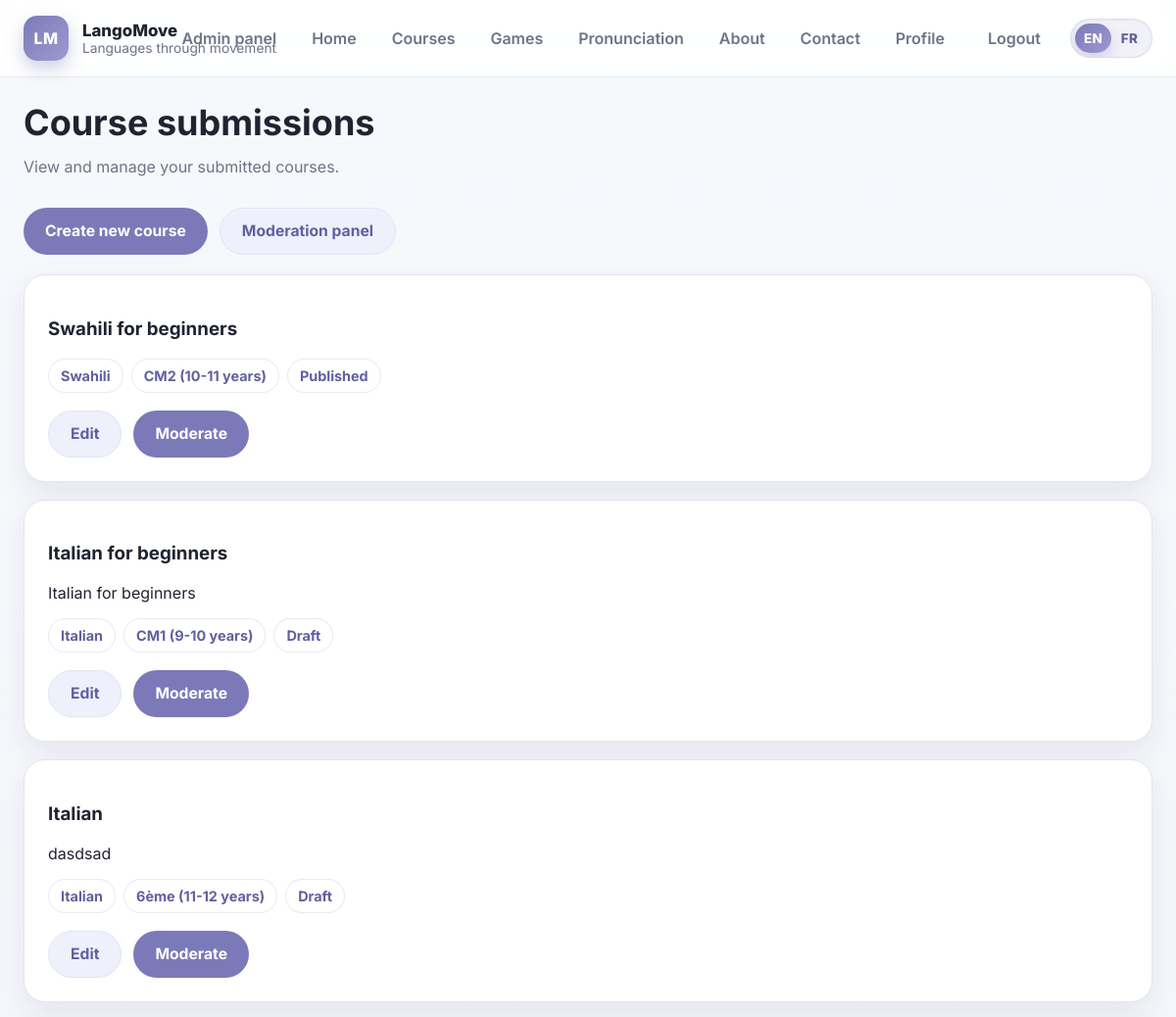
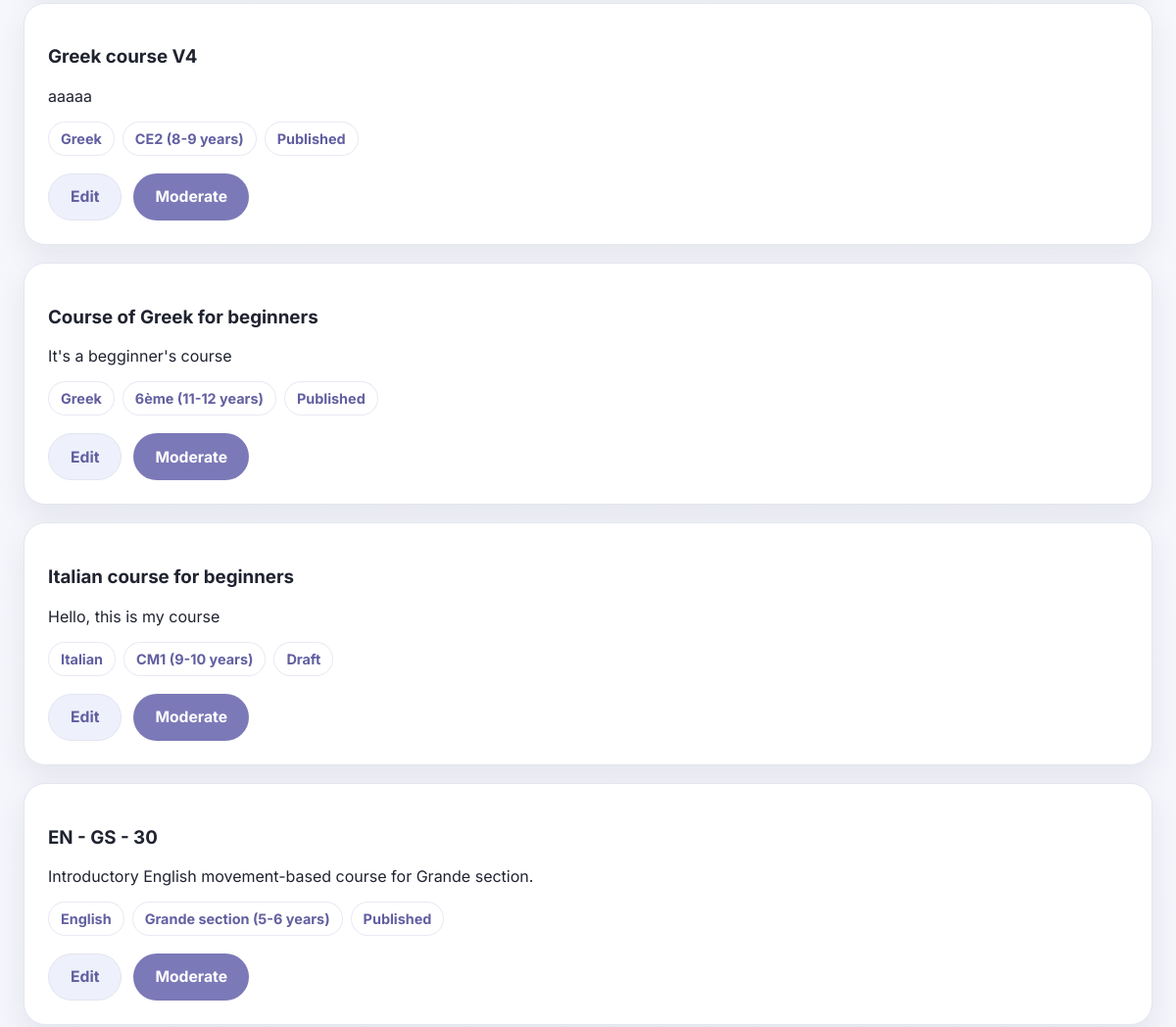
The page /course-submissions/ (signed in, upper part) on the database as committed earlier (2 pictures, top to bottom).
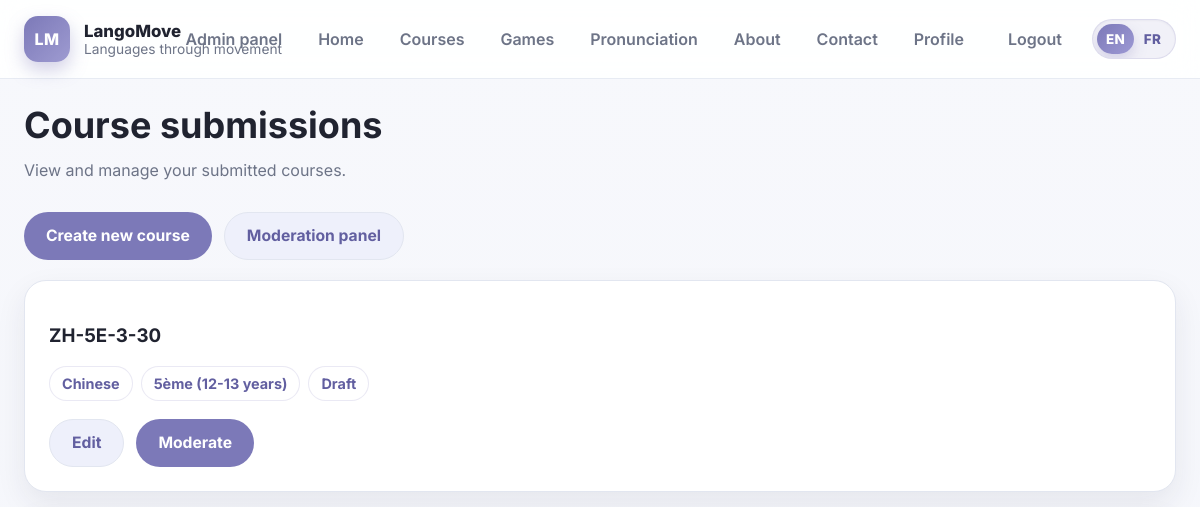
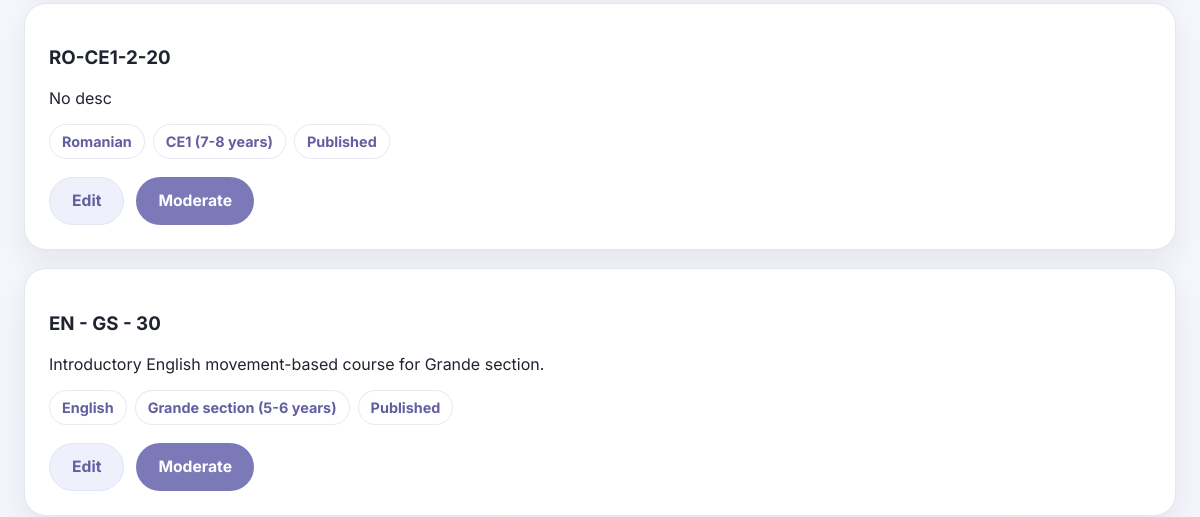
The same page on the database as committed later (2 pictures, top to bottom).
### apps/curriculum/models.py (models this page shows, shortened)
class TimeStampedModel(models.Model):
    created_at = models.DateTimeField(auto_now_add=True)
    updated_at = models.DateTimeField(auto_now=True)
    class Meta:
        abstract = True

class Course(TimeStampedModel):
    title = models.CharField(max_length=255)
    language = models.ForeignKey(
        Language,
        on_delete=models.PROTECT,
        related_name="courses",
    )
    age_group = models.ForeignKey(
        AgeGroup,
        on_delete=models.PROTECT,
        related_name="courses",
        null=True,
        blank=True,
    )
    sessions_count = models.PositiveIntegerField(default=0)
    minutes_per_session = models.PositiveIntegerField(default=0)
    description = models.TextField(blank=True)
    card_image = models.URLField(blank=True, max_length=1000)
    slug = models.SlugField(max_length=255, unique=True)
    display_order = models.PositiveIntegerField(default=9999)
    status = models.CharField(
        max_length=20,
        choices=CourseStatus.choices,
        default=CourseStatus.DRAFT,
        db_index=True,
    )
    created_by = models.ForeignKey(
        settings.AUTH_USER_MODEL,
        on_delete=models.SET_NULL,
        null=True,
        blank=True,
        related_name="courses_created",
    )
    approved_by = models.ForeignKey(
        settings.AUTH_USER_MODEL,
        on_delete=models.SET_NULL,
        null=True,
        blank=True,
        related_name="courses_approved",
    )
    approved_at = models.DateTimeField(null=True, blank=True)
    moderation_notes = models.TextField(blank=True)
    class Meta:
        ordering = ["display_order", "title"]

class Language(TimeStampedModel):
    name = models.CharField(max_length=120, unique=True)
    code = models.CharField(max_length=10, unique=True)
    slug = models.SlugField(max_length=140, unique=True)
    flag = models.CharField(max_length=10, blank=True, default="🌍")
    created_at = models.DateTimeField(auto_now_add=True)
    updated_at = models.DateTimeField(auto_now=True)
    class Meta:
        ordering = ["name"]

class AgeGroup(TimeStampedModel):
    name = models.CharField(max_length=100, unique=True)
    education_stage = models.CharField(max_length=100, blank=True)
    label = models.CharField(max_length=150, blank=True)
    min_age = models.PositiveIntegerField(null=True, blank=True)
    max_age = models.PositiveIntegerField(null=True, blank=True)
    display_order = models.PositiveIntegerField(default=9999)
    class Meta:
        ordering = ["display_order", "name"]

### apps/website/views/course_submission.py (the view, shortened to what this page needs)
# urls.py: path("course-submissions/", course_submission_list_view, name="course-submission-list"),
@login_required
def course_submission_list_view(request):
    if not _can_submit_course(request.user):
        messages.error(request, "You do not have permission to access this page.")
        return redirect("home")
    if _is_admin(request.user):
        courses = Course.objects.select_related("language", "age_group", "created_by").order_by("-created_at")
    return render(
        request,
        "website/course_submission_list.html",
        {"courses": courses},
    )

### apps/website/views/course_submission.py (called while the page is built)
def _can_submit_course(user):
    return user.is_authenticated and user.role in [
        UserRole.ADMIN,
        UserRole.TEACHER,
        UserRole.VOLUNTEER,
    ]

def _is_admin(user):
    return user.is_authenticated and user.role == UserRole.ADMIN

### templates/website/course_submission_list.html (shortened to what this page needs)
{% extends "base.html" %}
{% block content %}
<section class="page-section">
    <div class="container">
        <div class="section-header">
            <h1>Course submissions</h1>
            <p>View and manage your submitted courses.</p>
        </div>
        <div class="form-actions" style="margin-bottom: 20px;">
            <a href="{% url 'course-create' %}" class="button">Create new course</a>
            {% if request.user.role == "admin" %}
                <a href="{% url 'course-moderation-list' %}" class="button-secondary">Moderation panel</a>
            {% endif %}
        </div>
        <div class="grid" style="gap: 18px;">
            {% for course in courses %}
                <article class="card">
                    <div class="card-body">
                        <h3>{{ course.title }}</h3>
                        <p>{{ course.description }}</p>
                        <div class="modal-pill-row" style="margin-top: 10px;">
                            <span class="modal-pill">{{ course.language.name }}</span>
                            {% if course.age_group %}
                                <span class="modal-pill">{{ course.age_group.label|default:course.age_group.name }}</span>
                            {% endif %}
                            <span class="modal-pill">{{ course.get_status_display }}</span>
                        </div>
                        <div class="form-actions" style="margin-top: 18px;">
                            <a href="{% url 'course-edit' course.pk %}" class="button-secondary">Edit</a>
                            {% if request.user.role == "admin" %}
                                <a href="{% url 'course-moderation-detail' course.pk %}" class="button">Moderate</a>
                            {% endif %}
                        </div>
                    </div>
                </article>
            {% empty %}
                <div class="card">
                    <div class="card-body">
                        <p>No submitted courses yet.</p>
                    </div>
                </div>
            {% endfor %}
        </div>
    </div>
</section>
{% endblock %}

### templates/base.html (shortened to what this page needs)
{% load static i18n %}
<!DOCTYPE html>
<html lang="{{ LANGUAGE_CODE }}">
<head>
    <link rel="stylesheet" href="{% static 'css/base.css' %}">
    <link rel="stylesheet" href="{% static 'css/layout.css' %}">
    <link rel="stylesheet" href="{% static 'css/buttons.css' %}">
    <link rel="stylesheet" href="{% static 'css/cards.css' %}">
    <link rel="stylesheet" href="{% static 'css/hero.css' %}">
    <link rel="stylesheet" href="{% static 'css/filters.css' %}">
    <link rel="stylesheet" href="{% static 'css/course_components.css' %}">
    <link rel="stylesheet" href="{% static 'css/session_components.css' %}">
    <link rel="stylesheet" href="{% static 'css/auth.css' %}">
    <link rel="stylesheet" href="{% static 'css/profile.css' %}">
    <link rel="stylesheet" href="{% static 'css/dropdowns.css' %}">
    <link rel="stylesheet" href="{% static 'css/class_participation.css' %}">
    <link rel="stylesheet" href="{% static 'css/volunteer_dashboard.css' %}">
    <link rel="stylesheet" href="{% static 'css/create_class_evaluation.css' %}">
    <link rel="stylesheet" href="{% static 'css/games_studio.css' %}">
    <link rel="stylesheet" href="{% static 'css/edit_game.css' %}">
    <link rel="stylesheet" href="{% static 'css/modal.css' %}">
</head>
<body>
    <header class="site-header">
        <div class="container navbar">
            <a href="{% url 'home' %}" class="brand">
                <div class="brand-mark">LM</div>
                <div class="brand-text">
                    <span class="brand-title">LangoMove</span>
                    <span class="brand-subtitle">{% trans "Languages through movement" %}</span>
                </div>
            </a>
            <div class="nav-right">
                <nav class="nav-links">
                    {% if request.user.is_authenticated and request.user.role == "admin" %}
                        <a href="/admin/">{% trans "Admin panel" %}</a>
                    {% endif %}
                    <a href="{% url 'home' %}">{% trans "Home" %}</a>
                    <a href="{% url 'home' %}#courses">{% trans "Courses" %}</a>
                    <a href="{% url 'games-studio' %}">Games</a>
                    <a href="{% url 'pronunciation-studio' %}">{% trans "Pronunciation" %}</a>
                    <a href="{% url 'home' %}#about">{% trans "About" %}</a>
                    <a href="{% url 'home' %}#contact">{% trans "Contact" %}</a>
                    {% if request.user.is_authenticated %}
                        <a href="{% url 'dashboard' %}">Profile</a>
                    {% endif %}
                </nav>
                <div class="nav-auth">
                    {% if request.user.is_authenticated %}
                        <a href="{% url 'logout' %}">{% trans "Logout" %}</a>
                    {% else %}
                        <a href="{% url 'login' %}">{% trans "Login" %}</a>
                        <a href="{% url 'register' %}">{% trans "Register" %}</a>
                    {% endif %}
                </div>
                <div class="language-switcher">
                    <form action="{% url 'set_language' %}" method="post" class="language-toggle-form">
                        <button type="submit" class="language-pill" aria-label="Toggle language">
                            <span class="language-pill-track">
                                <span class="language-pill-option {% if LANGUAGE_CODE == 'en' %}active{% endif %}">EN</span>
                                <span class="language-pill-option {% if LANGUAGE_CODE == 'fr' %}active{% endif %}">FR</span>
                                <span class="language-pill-slider {% if LANGUAGE_CODE == 'fr' %}is-fr{% endif %}"></span>
                            </span>
                        </button>
                    </form>
                </div>
            </div>
        </div>
    </header>
    <main class="site-main">
        {% block content %}{% endblock %}
    </main>
</body>
</html>

### static/css/base.css (style rules this page uses)
:root { --bg: #f5f6fb; --surface: #ffffff; --surface-soft: #f0f2fa; --border: #e2e6f0; --text: #202330; --muted: #6d7487; --primary: #7c79b8; --primary-dark: #625fa0; --accent: #eef0fb; --success: #2f7d57; --shadow: 0 12px 30px rgba(34, 42, 70, 0.08); --radius-lg: 22px; --radius-md: 16px; --radius-sm: 12px; --container: 1180px; }
* { box-sizing: border-box; }
html { scroll-behavior: smooth; }
body { margin: 0; font-family: "Inter", sans-serif; color: var(--text); background: linear-gradient(180deg, #f7f8fc 0%, #f3f5fb 100%); }
a { color: inherit; text-decoration: none; }
.container { width: min(var(--container), calc(100% - 48px)); margin: 0 auto; }
.site-main { padding-bottom: 70px; }

### static/css/layout.css (style rules this page uses)
.site-header { position: sticky; top: 0; z-index: 100; background: rgba(255, 255, 255, 0.88); backdrop-filter: blur(14px); border-bottom: 1px solid rgba(226, 230, 240, 0.8); }
.navbar { min-height: 78px; display: flex; align-items: center; justify-content: space-between; gap: 28px; }
.brand { display: flex; align-items: center; gap: 14px; flex-shrink: 0; }
.brand-mark { width: 46px; height: 46px; border-radius: 14px; display: grid; place-items: center; background: linear-gradient(135deg, var(--primary), #9e9bd1); color: white; font-weight: 800; letter-spacing: 0.02em; box-shadow: 0 8px 18px rgba(124, 121, 184, 0.35); }
.brand-text { display: flex; flex-direction: column; }
.brand-title { font-weight: 800; font-size: 1.05rem; }
.brand-subtitle { color: var(--muted); font-size: 0.86rem; }
.nav-right { display: flex; align-items: center; gap: 16px; margin-left: auto; flex: 1; justify-content: flex-end; min-width: 0; }
.nav-links { display: flex; align-items: center; gap: 8px; justify-content: flex-end; flex: 1; min-width: 0; flex-wrap: nowrap; }
.nav-links a { padding: 10px 14px; border-radius: 999px; color: var(--muted); font-weight: 600; transition: 0.2s ease; white-space: nowrap; }
.nav-auth { display: flex; align-items: center; gap: 10px; flex-shrink: 0; white-space: nowrap; }
.nav-auth a { padding: 10px 14px; border-radius: 999px; color: var(--muted); font-weight: 600; transition: 0.2s ease; white-space: nowrap; }
.page-section { padding: 24px 0; }
.section-header { margin-bottom: 22px; }
.section-header h2, .section-header h1 { margin: 0 0 10px; font-size: clamp(1.8rem, 3vw, 2.5rem); }
.section-header p { margin: 0; color: var(--muted); line-height: 1.7; max-width: 780px; }

### static/css/buttons.css (style rules this page uses)
.button { display: inline-flex; align-items: center; justify-content: center; gap: 8px; padding: 12px 18px; border-radius: 999px; background: var(--primary); color: white; font-weight: 700; border: none; cursor: pointer; transition: 0.2s ease; }
.button-secondary { background: var(--accent); color: var(--primary-dark); }
.form-actions { display: flex; gap: 12px; margin-top: 28px; align-items: center; flex-wrap: wrap; }
.form-actions .button, .form-actions .button-secondary { display: inline-flex; align-items: center; justify-content: center; height: 48px; padding: 0 22px; border-radius: 999px; font-weight: 700; font-size: 0.98rem; line-height: 1; text-decoration: none; white-space: nowrap; box-sizing: border-box; }
.form-actions .button-secondary { border: 1px solid var(--border); }

### static/css/cards.css (style rules this page uses)
.card { background: var(--surface); border: 1px solid var(--border); border-radius: var(--radius-lg); box-shadow: var(--shadow); }
.card-body { padding: 24px; }

### static/css/course_components.css (style rules this page uses)
.grid { display: grid; gap: 24px; }

### static/css/modal.css (style rules this page uses)
.modal-pill-row { display: flex; gap: 8px; flex-wrap: wrap; margin: 10px 0 12px; }
.modal-pill { display: inline-flex; align-items: center; padding: 8px 12px; border-radius: 999px; background: white; border: 1px solid rgba(124, 121, 184, 0.16); color: var(--primary-dark); font-size: 0.9rem; font-weight: 700; }

Rows that differ between the two databases and show on the page:
removed Course: title "Swahili for beginners", language.name "Swahili", age_group.label "CM2 (10-11 years)", status "Published"
removed Course: title "Italian for beginners", description "Italian for beginners", language.name "Italian", age_group.label "CM1 (9-10 years)", status "Draft"
removed Course: title "Italian", description "dasdsad", language.name "Italian", age_group.label "6ème (11-12 years)", status "Draft"
removed Course: title "Greek course V4", description "aaaaa", language.name "Greek", age_group.label "CE2 (8-9 years)", status "Published"
removed Course: title "Course of Greek for beginners", description "It's a begginner's course", language.name "Greek", age_group.label "6ème (11-12 years)", status "Published"
removed Course: title "Italian course for beginners", description "Hello, this is my course", language.name "Italian", age_group.label "CM1 (9-10 years)", status "Draft"
added Course: title "ZH-5E-3-30", language.name "Chinese", age_group.label "5ème (12-13 years)", status "Draft"
added Course: title "RO-CE1-2-20", description "No desc", language.name "Romanian", age_group.label "CE1 (7-8 years)", status "Published"
